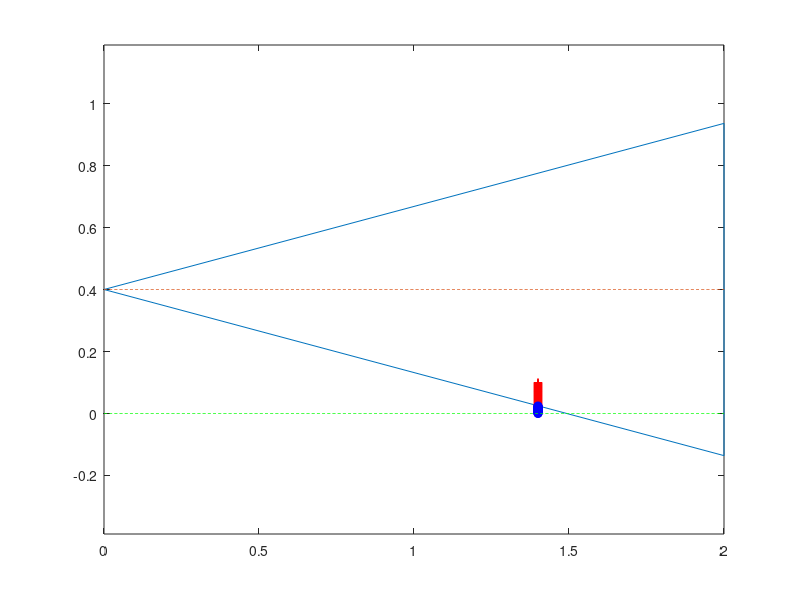

Reproduce this figure in MATLAB.
clear

SenVert = 30;
MountAngle = 0; %+ve clockwise
Gamma = 0.1;

Alpha = ((SenVert/2) + MountAngle)*(pi/180);
Beta = ((SenVert/2) - MountAngle)*(pi/180);

% DistanceHi = linspace(0.1,200,3999); %increment 50mm
% DistanceHi = linspace(0.1,20,399); %increment 50mm
DistanceHi = linspace(0,2,1911); %increment 10mm
DistanceHiT = transpose(DistanceHi);

% ZPos = linspace(0.1,2.4,461); %increment 5mm
% % ZPos = linspace(0.1,2.4,231); %increment 10mm
% ZPosT = transpose(ZPos);
ZPos = 0.4;

l = tan((Alpha-Beta)/2)*DistanceHiT + ZPos;
y1 = -tan(Beta)*DistanceHiT + ZPos;
y2 = tan(Alpha)*DistanceHiT + ZPos;
g = 0*DistanceHiT ;
obj = linspace(0,0.1,101);

xv = [0 max(DistanceHiT) max(DistanceHiT) 0]';
yv = [ZPos min(y1) max(y2) ZPos]';

% xq = DistanceHiT;
xq = 1.4*ones(size(obj));
% yq = g;
yq = obj;

[in,on] = inpolygon(xq,yq,xv,yv);

% inGnd = xq(in);
% Gnd = inGnd(1);

inObj = yq(in);
if norm(inObj) > 0
    Obj = inObj(1)
else
    Obj = NaN;
end
figure

plot(xv,yv) % polygon
axis equal

hold on
plot(xq(in),yq(in),'r+') % points inside
plot(xq(~in),yq(~in),'bo') % points outside
plot(DistanceHiT,l,'--')
plot(DistanceHiT,g,'g--')
hold off